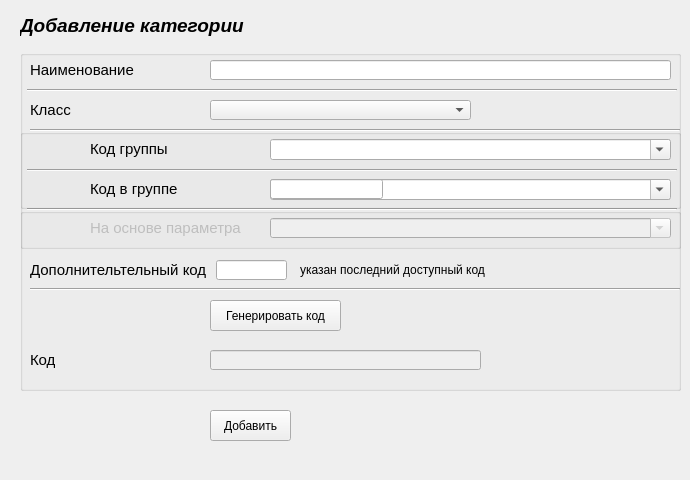
        <widget class="QWidget" name="AddDataConceptual">
         <attribute name="title">
          <string>Добавление данных</string>
         </attribute>
         <widget class="QLabel" name="label_6">
          <property name="geometry">
           <rect>
            <x>20</x>
            <y>10</y>
            <width>241</width>
            <height>31</height>
           </rect>
          </property>
          <property name="font">
           <font>
            <pointsize>14</pointsize>
            <weight>75</weight>
            <italic>true</italic>
            <bold>true</bold>
           </font>
          </property>
          <property name="text">
           <string>Добавление категории</string>
          </property>
          <property name="textFormat">
           <enum>Qt::RichText</enum>
          </property>
          <property name="scaledContents">
           <bool>false</bool>
          </property>
          <property name="wordWrap">
           <bool>false</bool>
          </property>
         </widget>
         <widget class="QGroupBox" name="groupBox_2">
          <property name="enabled">
           <bool>true</bool>
          </property>
          <property name="geometry">
           <rect>
            <x>20</x>
            <y>50</y>
            <width>661</width>
            <height>341</height>
           </rect>
          </property>
          <property name="autoFillBackground">
           <bool>false</bool>
          </property>
          <property name="title">
           <string/>
          </property>
          <property name="alignment">
           <set>Qt::AlignBottom|Qt::AlignHCenter</set>
          </property>
          <property name="flat">
           <bool>false</bool>
          </property>
          <property name="checkable">
           <bool>false</bool>
          </property>
          <widget class="Line" name="line_2">
           <property name="geometry">
            <rect>
             <x>7</x>
             <y>30</y>
             <width>650</width>
             <height>20</height>
            </rect>
           </property>
           <property name="orientation">
            <enum>Qt::Horizontal</enum>
           </property>
          </widget>
          <widget class="QLabel" name="label_8">
           <property name="geometry">
            <rect>
             <x>10</x>
             <y>0</y>
             <width>121</width>
             <height>39</height>
            </rect>
           </property>
           <property name="font">
            <font>
             <pointsize>11</pointsize>
            </font>
           </property>
           <property name="text">
            <string>Наименование</string>
           </property>
          </widget>
          <widget class="QLineEdit" name="lineEdit_nameConceptual">
           <property name="geometry">
            <rect>
             <x>190</x>
             <y>10</y>
             <width>461</width>
             <height>20</height>
            </rect>
           </property>
          </widget>
          <widget class="QLabel" name="label_9">
           <property name="geometry">
            <rect>
             <x>10</x>
             <y>290</y>
             <width>25</width>
             <height>39</height>
            </rect>
           </property>
           <property name="font">
            <font>
             <pointsize>11</pointsize>
            </font>
           </property>
           <property name="text">
            <string>Код</string>
           </property>
          </widget>
          <widget class="QLineEdit" name="lineEdit_codeConceptual">
           <property name="enabled">
            <bool>false</bool>
           </property>
           <property name="geometry">
            <rect>
             <x>190</x>
             <y>300</y>
             <width>271</width>
             <height>20</height>
            </rect>
           </property>
          </widget>
          <widget class="Line" name="line_6">
           <property name="geometry">
            <rect>
             <x>7</x>
             <y>110</y>
             <width>650</width>
             <height>20</height>
            </rect>
           </property>
           <property name="orientation">
            <enum>Qt::Horizontal</enum>
           </property>
          </widget>
          <widget class="Line" name="line_7">
           <property name="geometry">
            <rect>
             <x>7</x>
             <y>149</y>
             <width>650</width>
             <height>20</height>
            </rect>
           </property>
           <property name="orientation">
            <enum>Qt::Horizontal</enum>
           </property>
          </widget>
          <widget class="QPushButton" name="pButton_GenerateCodeConceptual">
           <property name="enabled">
            <bool>true</bool>
           </property>
           <property name="geometry">
            <rect>
             <x>190</x>
             <y>250</y>
             <width>131</width>
             <height>31</height>
            </rect>
           </property>
           <property name="text">
            <string>Генерировать код</string>
           </property>
           <property name="autoRepeatInterval">
            <number>103</number>
           </property>
          </widget>
          <widget class="QComboBox" name="comboBox_classConceptual">
           <property name="geometry">
            <rect>
             <x>190</x>
             <y>50</y>
             <width>261</width>
             <height>20</height>
            </rect>
           </property>
           <property name="contextMenuPolicy">
            <enum>Qt::ActionsContextMenu</enum>
           </property>
           <property name="currentIndex">
            <number>-1</number>
           </property>
          </widget>
          <widget class="QLabel" name="label_12">
           <property name="geometry">
            <rect>
             <x>10</x>
             <y>40</y>
             <width>131</width>
             <height>39</height>
            </rect>
           </property>
           <property name="font">
            <font>
             <pointsize>11</pointsize>
            </font>
           </property>
           <property name="text">
            <string>Класс</string>
           </property>
           <property name="textFormat">
            <enum>Qt::PlainText</enum>
           </property>
          </widget>
          <widget class="Line" name="line_8">
           <property name="geometry">
            <rect>
             <x>10</x>
             <y>70</y>
             <width>650</width>
             <height>20</height>
            </rect>
           </property>
           <property name="orientation">
            <enum>Qt::Horizontal</enum>
           </property>
          </widget>
          <widget class="QGroupBox" name="groupBox_codes">
           <property name="enabled">
            <bool>true</bool>
           </property>
           <property name="geometry">
            <rect>
             <x>0</x>
             <y>79</y>
             <width>661</width>
             <height>80</height>
            </rect>
           </property>
           <property name="title">
            <string/>
           </property>
           <property name="flat">
            <bool>false</bool>
           </property>
           <widget class="QComboBox" name="comboBox_codeInGroupConceptual">
            <property name="geometry">
             <rect>
              <x>250</x>
              <y>50</y>
              <width>401</width>
              <height>21</height>
             </rect>
            </property>
            <property name="editable">
             <bool>true</bool>
            </property>
           </widget>
           <widget class="QLabel" name="label_11">
            <property name="geometry">
             <rect>
              <x>70</x>
              <y>50</y>
              <width>181</width>
              <height>20</height>
             </rect>
            </property>
            <property name="font">
             <font>
              <pointsize>11</pointsize>
             </font>
            </property>
            <property name="text">
             <string>Код в группе</string>
            </property>
           </widget>
           <widget class="QComboBox" name="comboBox_groupConceptual">
            <property name="geometry">
             <rect>
              <x>250</x>
              <y>10</y>
              <width>401</width>
              <height>21</height>
             </rect>
            </property>
            <property name="editable">
             <bool>true</bool>
            </property>
           </widget>
           <widget class="QLabel" name="label_10">
            <property name="geometry">
             <rect>
              <x>70</x>
              <y>0</y>
              <width>131</width>
              <height>39</height>
             </rect>
            </property>
            <property name="font">
             <font>
              <pointsize>11</pointsize>
             </font>
            </property>
            <property name="text">
             <string>Код группы</string>
            </property>
            <property name="textFormat">
             <enum>Qt::PlainText</enum>
            </property>
           </widget>
           <widget class="QLineEdit" name="lineEdit_codeInGroupConceptual">
            <property name="geometry">
             <rect>
              <x>250</x>
              <y>50</y>
              <width>113</width>
              <height>20</height>
             </rect>
            </property>
           </widget>
           <widget class="QLabel" name="label_25">
            <property name="geometry">
             <rect>
              <x>370</x>
              <y>50</y>
              <width>191</width>
              <height>20</height>
             </rect>
            </property>
            <property name="font">
             <font>
              <pointsize>9</pointsize>
             </font>
            </property>
            <property name="text">
             <string>указан последний доступный код</string>
            </property>
           </widget>
           <zorder>label_25</zorder>
           <zorder>comboBox_codeInGroupConceptual</zorder>
           <zorder>label_11</zorder>
           <zorder>comboBox_groupConceptual</zorder>
           <zorder>label_10</zorder>
           <zorder>lineEdit_codeInGroupConceptual</zorder>
          </widget>
          <widget class="QGroupBox" name="groupBox_parametr">
           <property name="enabled">
            <bool>false</bool>
           </property>
           <property name="geometry">
            <rect>
             <x>0</x>
             <y>158</y>
             <width>661</width>
             <height>41</height>
            </rect>
           </property>
           <property name="title">
            <string/>
           </property>
           <widget class="QLabel" name="label_13">
            <property name="geometry">
             <rect>
              <x>70</x>
              <y>10</y>
              <width>181</width>
              <height>20</height>
             </rect>
            </property>
            <property name="font">
             <font>
              <pointsize>11</pointsize>
             </font>
            </property>
            <property name="text">
             <string>На основе параметра</string>
            </property>
           </widget>
           <widget class="QComboBox" name="comboBox_parametrConceptual">
            <property name="geometry">
             <rect>
              <x>250</x>
              <y>10</y>
              <width>401</width>
              <height>20</height>
             </rect>
            </property>
            <property name="editable">
             <bool>true</bool>
            </property>
            <property name="frame">
             <bool>true</bool>
            </property>
           </widget>
          </widget>
          <widget class="QLabel" name="label_14">
           <property name="geometry">
            <rect>
             <x>10</x>
             <y>200</y>
             <width>181</width>
             <height>39</height>
            </rect>
           </property>
           <property name="font">
            <font>
             <pointsize>11</pointsize>
            </font>
           </property>
           <property name="text">
            <string>Дополнительтельный код</string>
           </property>
          </widget>
          <widget class="QLineEdit" name="lineEdit_extraCodeConceptual">
           <property name="geometry">
            <rect>
             <x>196</x>
             <y>210</y>
             <width>71</width>
             <height>20</height>
            </rect>
           </property>
          </widget>
          <widget class="Line" name="line_9">
           <property name="geometry">
            <rect>
             <x>10</x>
             <y>229</y>
             <width>650</width>
             <height>20</height>
            </rect>
           </property>
           <property name="orientation">
            <enum>Qt::Horizontal</enum>
           </property>
          </widget>
          <widget class="QLabel" name="label_26">
           <property name="geometry">
            <rect>
             <x>280</x>
             <y>210</y>
             <width>191</width>
             <height>20</height>
            </rect>
           </property>
           <property name="font">
            <font>
             <pointsize>9</pointsize>
            </font>
           </property>
           <property name="text">
            <string>указан последний доступный код</string>
           </property>
          </widget>
         </widget>
         <widget class="QPushButton" name="pButton_AddConceptual">
          <property name="geometry">
           <rect>
            <x>210</x>
            <y>410</y>
            <width>81</width>
            <height>31</height>
           </rect>
          </property>
          <property name="text">
           <string>Добавить</string>
          </property>
         </widget>
         <widget class="QLabel" name="label_infoConceptual">
          <property name="geometry">
           <rect>
            <x>50</x>
            <y>440</y>
            <width>371</width>
            <height>31</height>
           </rect>
          </property>
          <property name="font">
           <font>
            <pointsize>11</pointsize>
           </font>
          </property>
          <property name="text">
           <string/>
          </property>
         </widget>
        </widget>
